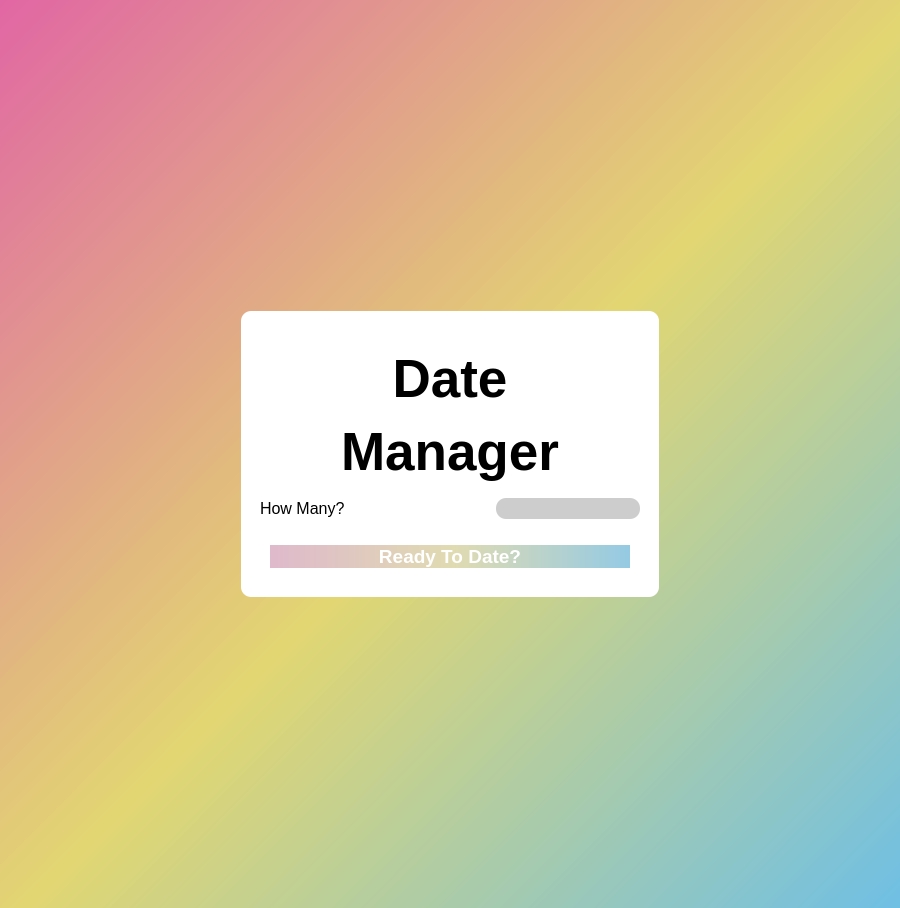
<?xml version="1.0" encoding="UTF-8"?>
<ui version="4.0">
 <class>Dialog</class>
 <widget class="QDialog" name="Dialog">
  <property name="geometry">
   <rect>
    <x>0</x>
    <y>0</y>
    <width>900</width>
    <height>900</height>
   </rect>
  </property>
  <property name="sizePolicy">
   <sizepolicy hsizetype="Maximum" vsizetype="Maximum">
    <horstretch>0</horstretch>
    <verstretch>0</verstretch>
   </sizepolicy>
  </property>
  <property name="windowTitle">
   <string>Dialog</string>
  </property>
  <property name="styleSheet">
   <string notr="true">background-color : qlineargradient(spread:pad, x1:0, y1:0, x2:1, y2:1, stop:0 rgba(223, 95, 159, 200), stop:0.513812 rgba(224, 212, 107, 200), stop:1 rgba(103, 188, 228, 200))</string>
  </property>
  <layout class="QGridLayout" name="gridLayout_2">
   <item row="0" column="0">
    <layout class="QGridLayout" name="gridLayout">
     <property name="leftMargin">
      <number>230</number>
     </property>
     <property name="topMargin">
      <number>300</number>
     </property>
     <property name="rightMargin">
      <number>230</number>
     </property>
     <property name="bottomMargin">
      <number>300</number>
     </property>
     <item row="0" column="0">
      <widget class="QWidget" name="widget_2" native="true">
       <property name="styleSheet">
        <string notr="true">background-color: rgb(255, 255, 255);

border-radius : 10px;</string>
       </property>
       <layout class="QGridLayout" name="gridLayout_3">
        <item row="1" column="0">
         <layout class="QVBoxLayout" name="verticalLayout" stretch="0,5,0,5">
          <item>
           <widget class="QWidget" name="widget" native="true">
            <layout class="QGridLayout" name="gridLayout_4">
             <item row="0" column="0">
              <widget class="QLabel" name="DateManager">
               <property name="styleSheet">
                <string notr="true">color : rgb(0, 0, 0);
background-color : rgba(255, 255, 255, 0);

font-family : 'Colonna MT';
font-weight : bold;
font-size : 40pt; </string>
               </property>
               <property name="text">
                <string>&lt;html&gt;&lt;head/&gt;&lt;body&gt;&lt;p align=&quot;center&quot;&gt;Date&lt;/p&gt;&lt;p align=&quot;center&quot;&gt;Manager&lt;/p&gt;&lt;/body&gt;&lt;/html&gt;</string>
               </property>
              </widget>
             </item>
            </layout>
           </widget>
          </item>
          <item>
           <layout class="QHBoxLayout" name="horizontalLayout_6">
            <item>
             <spacer name="horizontalSpacer_2">
              <property name="orientation">
               <enum>Qt::Horizontal</enum>
              </property>
              <property name="sizeType">
               <enum>QSizePolicy::Fixed</enum>
              </property>
              <property name="sizeHint" stdset="0">
               <size>
                <width>10</width>
                <height>20</height>
               </size>
              </property>
             </spacer>
            </item>
            <item>
             <widget class="QLabel" name="HowMany">
              <property name="styleSheet">
               <string notr="true">font-family : 'Dosis';

font-size : 12pt;</string>
              </property>
              <property name="text">
               <string>How Many?</string>
              </property>
             </widget>
            </item>
            <item>
             <spacer name="horizontalSpacer">
              <property name="orientation">
               <enum>Qt::Horizontal</enum>
              </property>
              <property name="sizeHint" stdset="0">
               <size>
                <width>40</width>
                <height>20</height>
               </size>
              </property>
             </spacer>
            </item>
            <item>
             <widget class="QLineEdit" name="member_num">
              <property name="styleSheet">
               <string notr="true">background-color: rgba(0, 0, 0, 50);
color : rgb(255, 255, 255);

font-family : 'Dosis';
font-size : 12pt;</string>
              </property>
              <property name="alignment">
               <set>Qt::AlignCenter</set>
              </property>
             </widget>
            </item>
            <item>
             <spacer name="horizontalSpacer_3">
              <property name="orientation">
               <enum>Qt::Horizontal</enum>
              </property>
              <property name="sizeType">
               <enum>QSizePolicy::Fixed</enum>
              </property>
              <property name="sizeHint" stdset="0">
               <size>
                <width>10</width>
                <height>20</height>
               </size>
              </property>
             </spacer>
            </item>
           </layout>
          </item>
          <item>
           <spacer name="verticalSpacer">
            <property name="orientation">
             <enum>Qt::Vertical</enum>
            </property>
            <property name="sizeType">
             <enum>QSizePolicy::Fixed</enum>
            </property>
            <property name="sizeHint" stdset="0">
             <size>
              <width>20</width>
              <height>20</height>
             </size>
            </property>
           </spacer>
          </item>
          <item>
           <layout class="QHBoxLayout" name="horizontalLayout_5">
            <item>
             <spacer name="horizontalSpacer_4">
              <property name="orientation">
               <enum>Qt::Horizontal</enum>
              </property>
              <property name="sizeType">
               <enum>QSizePolicy::Fixed</enum>
              </property>
              <property name="sizeHint" stdset="0">
               <size>
                <width>20</width>
                <height>20</height>
               </size>
              </property>
             </spacer>
            </item>
            <item>
             <widget class="QPushButton" name="start_button">
              <property name="styleSheet">
               <string notr="true">color : rgb(255, 255, 255);
background-color : qlineargradient(spread:pad, x1:0, y1:0, x2:1, y2:0, stop:0 rgba(223, 185, 204, 255), stop:0.510989 rgba(224, 219, 177, 255), stop:1 rgba(148, 202, 228, 255));

font-family : 'Dosis';
font-weight : bold;
font-size : 14pt;

border-radius : 16px;</string>
              </property>
              <property name="text">
               <string>Ready To Date?</string>
              </property>
             </widget>
            </item>
            <item>
             <spacer name="horizontalSpacer_5">
              <property name="orientation">
               <enum>Qt::Horizontal</enum>
              </property>
              <property name="sizeType">
               <enum>QSizePolicy::Fixed</enum>
              </property>
              <property name="sizeHint" stdset="0">
               <size>
                <width>20</width>
                <height>20</height>
               </size>
              </property>
             </spacer>
            </item>
           </layout>
          </item>
         </layout>
        </item>
        <item row="2" column="0">
         <spacer name="verticalSpacer_2">
          <property name="orientation">
           <enum>Qt::Vertical</enum>
          </property>
          <property name="sizeType">
           <enum>QSizePolicy::Fixed</enum>
          </property>
          <property name="sizeHint" stdset="0">
           <size>
            <width>20</width>
            <height>20</height>
           </size>
          </property>
         </spacer>
        </item>
        <item row="0" column="0">
         <spacer name="verticalSpacer_3">
          <property name="orientation">
           <enum>Qt::Vertical</enum>
          </property>
          <property name="sizeType">
           <enum>QSizePolicy::Fixed</enum>
          </property>
          <property name="sizeHint" stdset="0">
           <size>
            <width>20</width>
            <height>20</height>
           </size>
          </property>
         </spacer>
        </item>
       </layout>
      </widget>
     </item>
    </layout>
   </item>
  </layout>
 </widget>
 <resources/>
 <connections/>
</ui>
